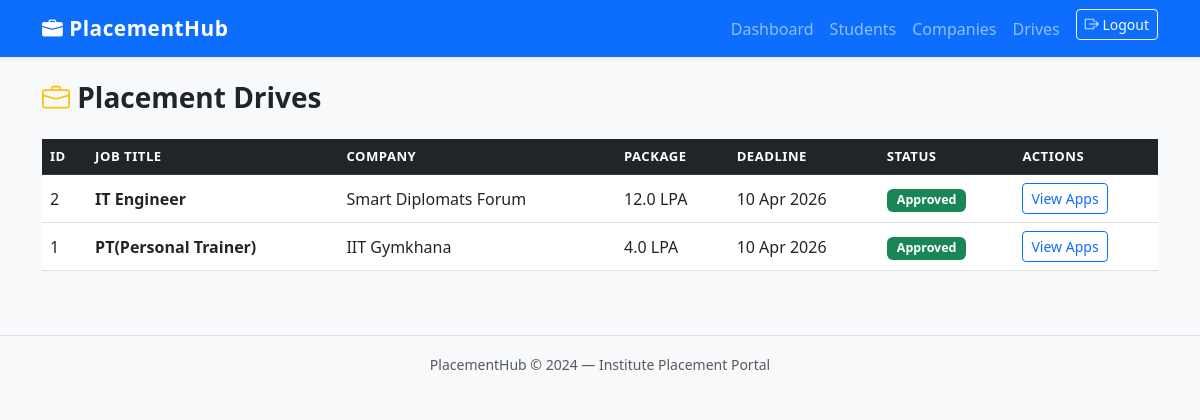
/admin/drives (signed in), run on the app's committed database.
### app/models.py (models this page shows)
class PlacementDrive(db.Model):
    __tablename__ = 'placement_drive'
    id = db.Column(db.Integer, primary_key=True)
    company_id = db.Column(db.Integer, db.ForeignKey('company.id'), nullable=False)
    job_title = db.Column(db.String(150), nullable=False)
    job_description = db.Column(db.Text, nullable=False)
    eligibility_criteria = db.Column(db.Text)
    package_lpa = db.Column(db.Float)  # salary in LPA
    location = db.Column(db.String(100))
    application_deadline = db.Column(db.Date, nullable=False)
    status = db.Column(db.String(20), default='pending')
    created_at = db.Column(db.DateTime, default=datetime.utcnow)
    applications = db.relationship('Application', backref='drive', lazy=True)

class Company(db.Model):
    __tablename__ = 'company'
    id = db.Column(db.Integer, primary_key=True)
    user_id = db.Column(db.Integer, db.ForeignKey('user.id'), nullable=False)
    company_name = db.Column(db.String(150), nullable=False)
    hr_contact = db.Column(db.String(100))
    website = db.Column(db.String(200))
    description = db.Column(db.Text)
    approval_status = db.Column(db.String(20), default='pending')
    drives = db.relationship('PlacementDrive', backref='company', lazy=True)

### app/admin.py (the view)
@admin.route('/drives')
@login_required
@admin_required
def drives():
    all_drives = PlacementDrive.query.order_by(PlacementDrive.created_at.desc()).all()
    return render_template('admin/drives.html', drives=all_drives)

### app/admin.py (called while the page is built)
def admin_required(f):
    @wraps(f)
    def decorated(*args, **kwargs):
        if not current_user.is_authenticated or current_user.role != 'admin':
            flash('Admin access required.', 'danger')
            return redirect(url_for('auth.login'))
        return f(*args, **kwargs)
    return decorated

### app/models.py (called while the page is built)
@login_manager.user_loader
def load_user(user_id):
    return User.query.get(int(user_id))

### app/templates/admin/drives.html (shortened to what this page needs)
{% extends 'base.html' %}
{% block content %}
<h3 class="fw-bold mb-4"><i class="bi bi-briefcase text-warning"></i> Placement Drives</h3>
<div class="table-responsive">
<table class="table table-hover align-middle">
    <thead class="table-dark">
        <tr>
            <th>ID</th>
            <th>Job Title</th>
            <th>Company</th>
            <th>Package</th>
            <th>Deadline</th>
            <th>Status</th>
            <th>Actions</th>
        </tr>
    </thead>
    <tbody>
        {% for drive in drives %}
        <tr>
            <td>{{ drive.id }}</td>
            <td class="fw-semibold">{{ drive.job_title }}</td>
            <td>{{ drive.company.company_name }}</td>
            <td>{{ drive.package_lpa ~ ' LPA' if drive.package_lpa else '—' }}</td>
            <td>{{ drive.application_deadline.strftime('%d %b %Y') }}</td>
            <td>
                {% if drive.status == 'approved' %}
                    <span class="badge bg-success">Approved</span>
                {% elif drive.status == 'pending' %}
                    <span class="badge bg-warning text-dark">Pending</span>
                {% elif drive.status == 'closed' %}
                    <span class="badge bg-secondary">Closed</span>
                {% else %}
                    <span class="badge bg-danger">Rejected</span>
                {% endif %}
            </td>
            <td>
                <div class="d-flex gap-1 flex-wrap">
                    <a href="{{ url_for('admin.drive_applications', drive_id=drive.id) }}"
                       class="btn btn-sm btn-outline-primary">View Apps</a>
                </div>
            </td>
        </tr>
        {% else %}
        <tr><td colspan="7" class="text-center text-muted">No drives found.</td></tr>
        {% endfor %}
    </tbody>
</table>
</div>
{% endblock %}

### app/static/css/style.css (style rules this page uses)
body { background-color: #f8f9fa; font-family: 'Segoe UI', system-ui, sans-serif; }
.table th { font-size: 0.82rem; letter-spacing: 0.5px; text-transform: uppercase; }
.badge { font-size: 0.78rem; padding: 5px 10px; }

### data on the page
PlacementDrive: id "2", job_title "IT Engineer", company.company_name "Smart Diplomats Forum", package_lpa "12.0 LPA", application_deadline "10 Apr 2026", status "Approved"
PlacementDrive: id "1", job_title "PT(Personal Trainer)", company.company_name "IIT Gymkhana", package_lpa "4.0 LPA", application_deadline "10 Apr 2026", status "Approved"
